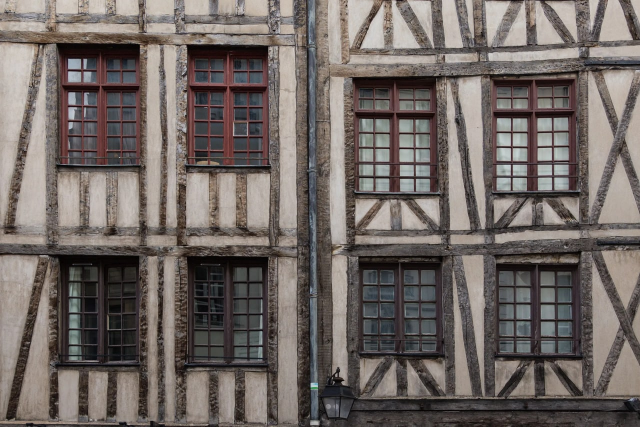
#> input picture Homework_3/data/img1.jpg, 1280 x 853 px (shown at 1/2 size)
$ jupyter execute Homework.ipynb
#> lines starting #> are read from the running program, lines starting #| are printed output that depends on the picture
# HOMEWORK 3

For this homework you are going to implement the **unsharp masking** filter (USM). It is a technique to improve the sharpness of an image by combining the image with its blurred (unsharp) version. See the Wikipedia [page](https://en.wikipedia.org/wiki/Unsharp_masking) for more details.

### Unsharp Masking (USP)
The USM technique consists of the following steps:
* Load the image you will be working with.
* Create a blurred (unsharp) version of the original image.
* Add the unsharp image (with a certain **weight**) to the original.

To sum it up, the USM performs the following operation:

`sharpened = original + (original − unsharp) × amount`

Even though we provide you an image to work with, you are welcome to use your own images :-)

[cell 1]
import cv2
import numpy as np
from matplotlib import pyplot as plt
plt.rcParams['figure.figsize'] = [15, 10]

[cell 2]
img = cv2.imread('data/img1.jpg')
#> img is the input picture: shape (853, 1280, 3); mean B, G, R 100.4, 104.3, 112.6
img = cv2.cvtColor(img, cv2.COLOR_BGR2RGB)
img = img/255
plt.imshow(img)

[cell 3]
# Create a blurred (unsharp) version of the original image (you can use Gaussian blurring)
unsharp = cv2.GaussianBlur(img, ksize=(5,5), sigmaX=5)

plt.subplot(121), plt.imshow(img)
plt.subplot(122), plt.imshow(unsharp)
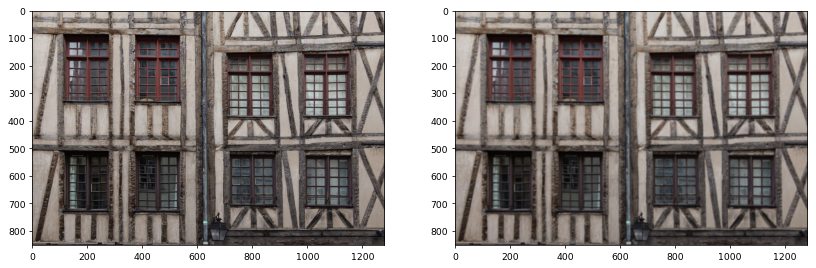
#> figure drawn by matplotlib, 2 panels

[cell 4]
# Create the difference image (original − unsharp)
# Note: Remember that you are working with uint8 data types. Any addition or substractions
# might result in overflow or underflow, respectively. You can prevent this by casting the images to float.
diff = img - unsharp
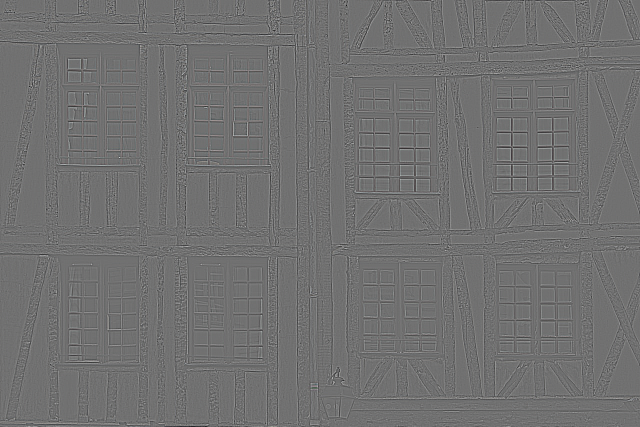
#> diff: shape (853, 1280, 3) float64 (shown at 1/2 size); mean R, G, B -3.05e-05, -3.05e-05, -2.95e-05; drawn with min black and max white

plt.imshow(diff)
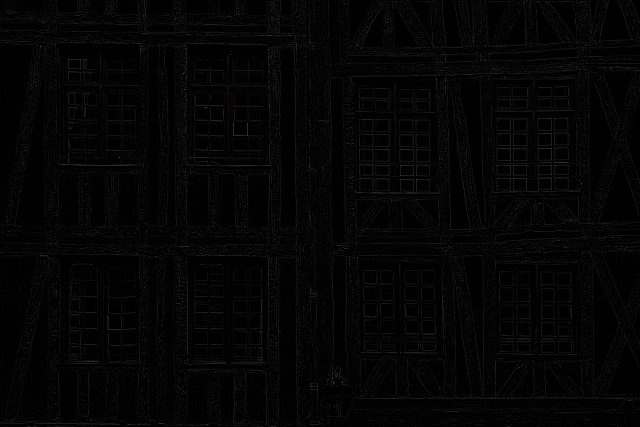
#> shown: shape (853, 1280, 3) float64 (shown at 1/2 size); mean R, G, B 0.0171, 0.0171, 0.0171

[cell 5]
# Apply USM to get the resulting image using `sharpened = original + (original − unsharp) × amount`
# Note: Again, take care of underflows/overflows if necessary.
sharpened = img + diff * 1.5
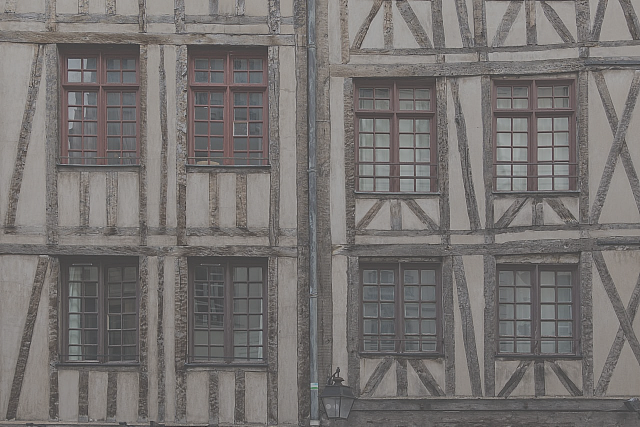
#> sharpened: shape (853, 1280, 3) float64 (shown at 1/2 size); mean R, G, B 0.441, 0.409, 0.394; drawn with min black and max white

sharpened[sharpened < 0] = 0
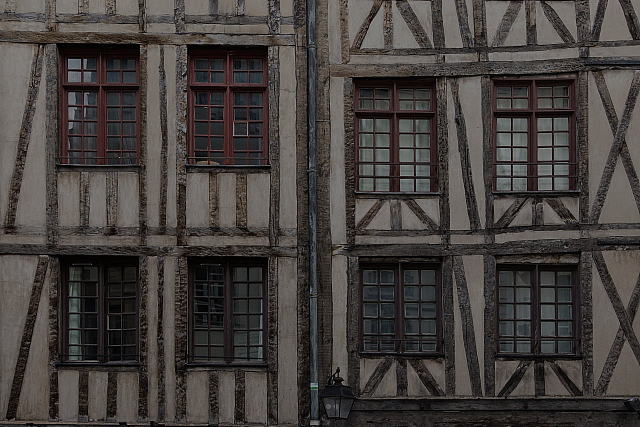
#> sharpened: shape (853, 1280, 3) float64 (shown at 1/2 size); mean R, G, B 0.444, 0.413, 0.397; drawn with min black and max white
sharpened[sharpened > 1] = 1

plt.subplot(121), plt.imshow(img[150:250,600:800,:])
plt.subplot(122), plt.imshow(sharpened[150:250,600:800,:])

# plt.subplot(121), plt.imshow(img)
# plt.subplot(122), plt.imshow(sharpened)
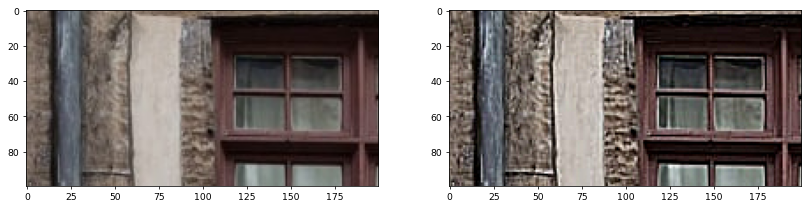
#> figure drawn by matplotlib, 2 panels
